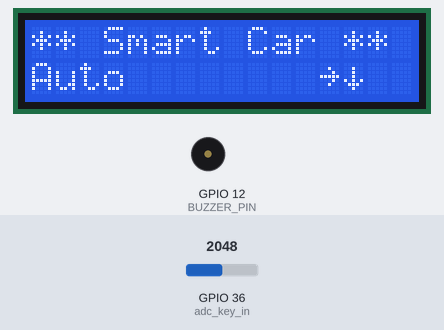
This sketch was run on a simulated ESP32. On the bench: 16×2 character LCD, buzzer (waves = sounding). The inputs (shaded band) are chosen by the test bench; at power-on: GPIO 36 (adc_key_in) = 2048. EEPROM starts erased; what the sketch prints to the serial monitor is not drawn.

Above: at 1.2 s.
1.3 s: GPIO 36 (adc_key_in) set to 1961
At 1.8 s:
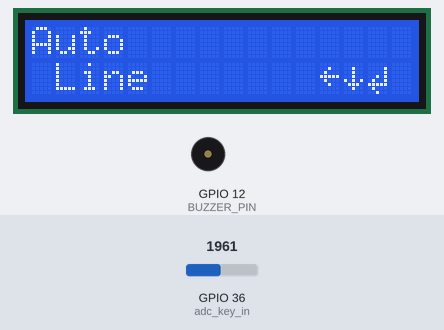
3.6 s: GPIO 36 (adc_key_in) set to 2040
At 4.59 s:
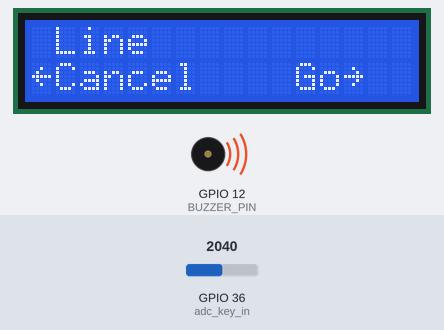
6.2 s: GPIO 36 (adc_key_in) set to 160
At 6.7 s:
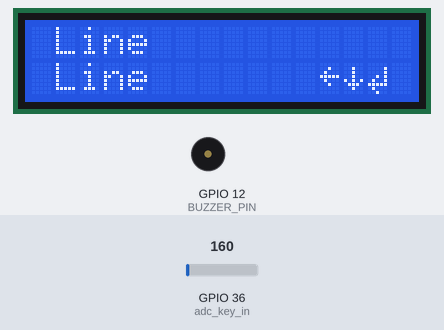
8.3 s: GPIO 36 (adc_key_in) set to 186
10.1 s: GPIO 36 (adc_key_in) set to 216
At 10.6 s:
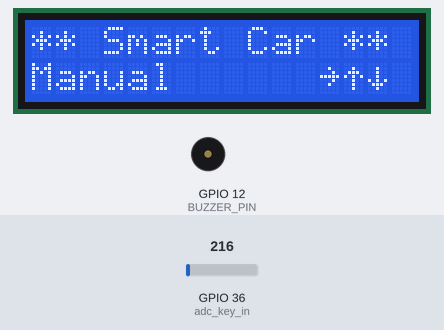
12.3 s: GPIO 36 (adc_key_in) set to 943
14.0 s: GPIO 36 (adc_key_in) set to 1073
At 15.99 s:
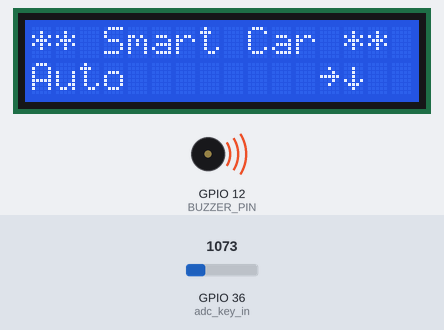
Timing chart, 0 to 17.8 s (numbered marks = the images above; inputs shaded):
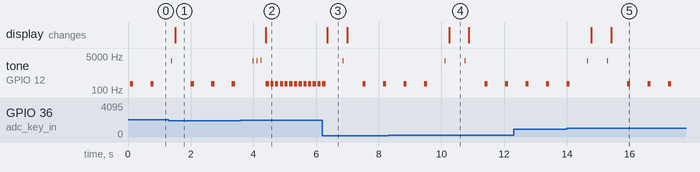

Measured:
- the behaviour switches between 2000 and 1999 on GPIO 36 (adc_key_in) (found by bisection; images 0 and 1)
- the behaviour switches between 199 and 200 on GPIO 36 (adc_key_in) (found by bisection; images 3 and 4)
- the behaviour switches between 999 and 1000 on GPIO 36 (adc_key_in) (found by bisection; images 4 and 5)
- after the input at 1.3 s, the display: changes after 0.21 s (image 1)
- after the input at 3.6 s, the display: changes after 0.80 s (image 2)
- after the input at 6.2 s, the display: changes after 0.15 s (image 3)
- after the input at 10.1 s, the display: changes after 0.14 s (image 4)
- after the input at 14.0 s, the display: first changes after 0.78 s (image 5 shows a later state)

The sketch:

ESP32_Menu.ino
```cpp
/*******************************************************
     LCD and Keypad on ESP32S
     For Elegoo Smart Car
********************************************************/
// Author:    Dan Nadeau
// Date:      Nov 10,2020
// Last Rev:  Nov 20,2020

#include <LiquidCrystal.h>       // library for LCD
#include <EEPROM.h>              // library to read and write from flash memory
#define EEPROM_SIZE 10           // Flash Memory Settings
                                 // mem 0: Sonar  0 = Single / 1 = Continuous
                                 // mem 1: Sound  0 = OFF / 1 = ON
                                 // mem 2: opMode "line","roam","BLE","IR"
                                 // mem 3 - 10: future use

// select the pins used on the LCD panel
const int rs = 32, en = 33, d4 = 14, d5 = 27, d6 = 26, d7 = 25;
LiquidCrystal lcd(rs, en, d4, d5, d6, d7);     // instantiate a display panel and call it lcd

// define some values used by the panel and buttons
#define BUZZER_PIN          12
#define SOUND_PWM_CHANNEL   0
#define SOUND_RESOLUTION    8 // 8 bit resolution
#define SOUND_ON            (1<<(SOUND_RESOLUTION-1)) // 50% duty cycle
#define SOUND_OFF           0
#define btnLEFT   0     // values assigned from key_in
#define btnRIGHT  1
#define btnUP     2
#define btnDOWN   3
#define btnSELECT 4
#define btnNONE   5
int adc_key_in  = 36;    // keyboard adc input pin #
int key_in     = 0;      // key value read in
int lcd_key = 0;         // value returned from read_LCD_buttons
bool sMode = 1;          // scan mode(0=single, 1=continuous)
bool sound = true;       // sound setting
int opMode = 1;          // default operation mode

//------------------------------------------------------
void tone(int pin, int frequency, int duration)
{
  ledcSetup(SOUND_PWM_CHANNEL, frequency, SOUND_RESOLUTION);  // Set up PWM channel
  ledcAttachPin(pin, SOUND_PWM_CHANNEL);                      // Attach channel to pin
  ledcWrite(SOUND_PWM_CHANNEL, SOUND_ON);
  delay(duration);
  ledcWrite(SOUND_PWM_CHANNEL,SOUND_OFF);
}
//----------------------------------------
String menu[] = {
"** Smart Car ** ",         // Title
"Auto            ",         // 1
   " Line            ",     // 2
   " Roam            ",     // 3
"Manual          ",         // 4
   " Bluetooth       ",     // 5
   " IR Remote       ",     // 6
"Settings        ",         // 7
   "Sonar Scan      ",      // 8
      " Single         ",   // 9
      " Continuous     ",   //10
   "Sounds        ",        //11
      " On             ",   //12
      " Off            ",   //13
};
int Llist[][5] = //Link List {L,R,U,D,Select}
{
  {14,14,14,14,14},   //size of array
  {0,2,0,4,0},   //1  Auto
  {1,0,0,3,1},   //2    Line
  {1,0,2,0,1},   //3    Roam
  {0,5,1,7,0},   //4  Manual
  {4,0,0,6,1},   //5    Bluetooth
  {4,0,5,0,1},   //6    IR
  {0,8,4,0,0},   //7  Settings
  {7,9,0,11,0},  //8    Sonar Scan
  {8,0,8,10,1},  //9      Single
  {8,0,9,0,1},   //10     Continuous
  {7,12,8,0,1},  //11   Sound
  {11,0,0,13,1}, //12     On
  {11,0,12,0,1}   //13    Off
};
int item_index = 1;
// make some custom arrow characters:
byte left[8] = {
  0b00000,
  0b00100,
  0b01000,
  0b11111,
  0b01000,
  0b00100,
  0b00000,
  0b00000
};
byte right[8] = {
  0b00000,
  0b00100,
  0b00010,
  0b11111,
  0b00010,
  0b00100,
  0b00000,
  0b00000
};
byte up[8] = {
  0b00000,
  0b00100,
  0b01110,
  0b10101,
  0b00100,
  0b00100,
  0b00100,
  0b00000
};
byte down[8] = {
  0b00000,
  0b00100,
  0b00100,
  0b00100,
  0b10101,
  0b01110,
  0b00100,
  0b00000
};
byte rtn[8] = {
  0b00000,
  0b00001,
  0b00001,
  0b00101,
  0b01001,
  0b11111,
  0b01000,
  0b00100
};
//----------------------------------------
int read_LCD_buttons(){
  key_in = analogRead(adc_key_in);           // read the value from the sensor
  if (key_in > 4000) return btnNONE;         // 1st option for speed reasons since most likely result
  if (key_in < 200)   return btnLEFT;
  if (key_in < 1000)  return btnDOWN;
  if (key_in < 1500)  return btnUP;
  if (key_in < 2000)  return btnRIGHT;
  if (key_in < 3000)  return btnSELECT;
  return btnNONE;                           // when all others fail, return this...
}
//------------------------------------------------------
void adjust_menu_cursor(int key){           // adjust item index according to the button pressed
  int count = 0;
  if(Llist[item_index][key] != 0 ){         // if there is a link
     item_index = Llist[item_index][key];   // get linked item's index
     tone(12,2960,30);                      // Positive feedback
     delay(50);
     count++;                               // count changes
  }
  else tone(12,200,100);     delay(50);     // negative feedback
}
//------------------------------------------------------
void print_arrows(){
  for (int i = 0; i < 5; i++){
    if( Llist[item_index][i] != 0){
         lcd.write(byte(i));
    }
  }
}
//------------------------------------------------------
void setup(){
  Serial.begin(115200);
  EEPROM.begin(EEPROM_SIZE);                 // initialize EEPROM with predefined size
  sMode = EEPROM.read(0);              // restore settings from flash memory
  sound = EEPROM.read(1);
  EEPROM.write(2,3);
  opMode = EEPROM.read(2);
  Serial.print("sMode = ");
  Serial.print(sMode);
  if(sMode == 0) Serial.println("   SINGLE"); else Serial.println("   Continuous");
  Serial.print("Sound = ");
  Serial.print(sound);
  if(sMode == 0) Serial.println("   OFF"); else Serial.println("   ON");
  Serial.print("opMode = ");
  Serial.print(opMode);
  if(sMode == 0) Serial.println("   Line Following");
  else if (opMode == 1) Serial.println("   Roam");
  else if (opMode == 2) Serial.println("   BLE");
  else Serial.println("  IR");

  lcd.begin(16, 2);                          // enable lcd (16 Char, 2 lines)
  lcd.createChar(0, left);                   // create arrow characters
  // create a new character
  lcd.createChar(1, right);
  // create a new character
  lcd.createChar(2, up);
  // create a new character
  lcd.createChar(3, down);
  // create a new character
  lcd.createChar(4, rtn);
  lcd.setCursor(0,0);
  lcd.print(menu[0]);
  lcd.setCursor(0,1);                       // move to the begining of the second line
  lcd.print(menu[item_index]);              // print first menu item
  lcd.setCursor(12,1);                      // move to the begining of the second line
  print_arrows();
}
//--------------------------------------------------------
void loop(){
  lcd_key = read_LCD_buttons();            // read the buttons
  switch (lcd_key)                         // go adjust menu row and column
  {
    case btnRIGHT: case btnLEFT: case btnUP: case btnDOWN:
     {
       adjust_menu_cursor(lcd_key);        // adjust the item_index pointer
       lcd.setCursor(0,1);                 // move to the begining of the second line
       lcd.print(menu[item_index]);        // print a menu item
       lcd.setCursor(12,1);                // move to the end of the second line
       print_arrows();

       if( Llist[item_index][0] != 0 ){    // if not 0 then it is a subset
          lcd.setCursor(0,0);              // display  group title
          lcd.print(menu[Llist[item_index][0]]);
       }
       if( Llist[item_index][0] == 0 ){    // if 0 then at top level
          lcd.setCursor(0,0);              //  display title
          lcd.print(menu[0]);
       }
       break;
     }

     case btnSELECT:
     {
          if( Llist[item_index][4] != 0 ){
             process();
             break;
          }
          else{
             negative_tone();            // negative feedback
          }
     }

     case btnNONE:                      // nothing, just continue
     {
        break;
     }
  }
  delay(500);
}
//-------------------------------------------
// process Selection

void process(){
      char option = 'c';             // local variables
      bool again = true;
      select_tone();

       lcd.home();
       lcd.print(menu[item_index]);     // print a menu item
       lcd.setCursor(0,1);              // move to the begining of the second line
       lcd.write(byte(0));
       lcd.print("                ");
       delay(30);
       lcd.setCursor(1,1);
       lcd.print("Cancel    Go");
       lcd.write(byte(1));

       while(again == true)
       {
         lcd_key = read_LCD_buttons();    // read the buttons
         switch(lcd_key)
         {
            case btnUP: case btnDOWN: case btnSELECT:
            {
             negative_tone();                   // negative feedback
             break;
            }

            case btnRIGHT:
            {
               positive_tone();
               option = 'g';
               again = !again;
               break;
            }
            case btnLEFT:
            {
              positive_tone();
              option = 'c';
              again = !again;
              break;
            }

           case btnNONE:                      // nothing, scan again
           {
               break;
           }
         }
      }
      if(option != 'c' && option != 'g'){     // signal invalid key
         negative_tone();                     // negative feedback
      }
      else if(option == 'c'){
         lcd.setCursor(0,1);              // move to the begining of the second linebreak;
         lcd.print(menu[item_index]);     // print a menu item
         lcd.setCursor(12,1);             // move near the end of the second line
         print_arrows();
      }
      else {                              // go was selected
         lcd.setCursor(0,1);              // move to the begining of the second line
         lcd.print("SELECTED        ");   // indicate Select button chosen
         select_tone();

//    *****   send command to Uno here *****
      }
}
//-------------------------------------
void select_tone(){
       tone(12,2860,30);                // Select feedback
       delay(100);
       tone(12,2960,30);
       delay(100);
       tone(12,3060,30);
       delay(100);
}
//-------------------------------------
void positive_tone(){
       tone(12,200,100);
       delay(50);                     // positive feedback
}
//-------------------------------------
void negative_tone(){
       tone(12,200,100);
       delay(50);                     // negative feedback
}
```
